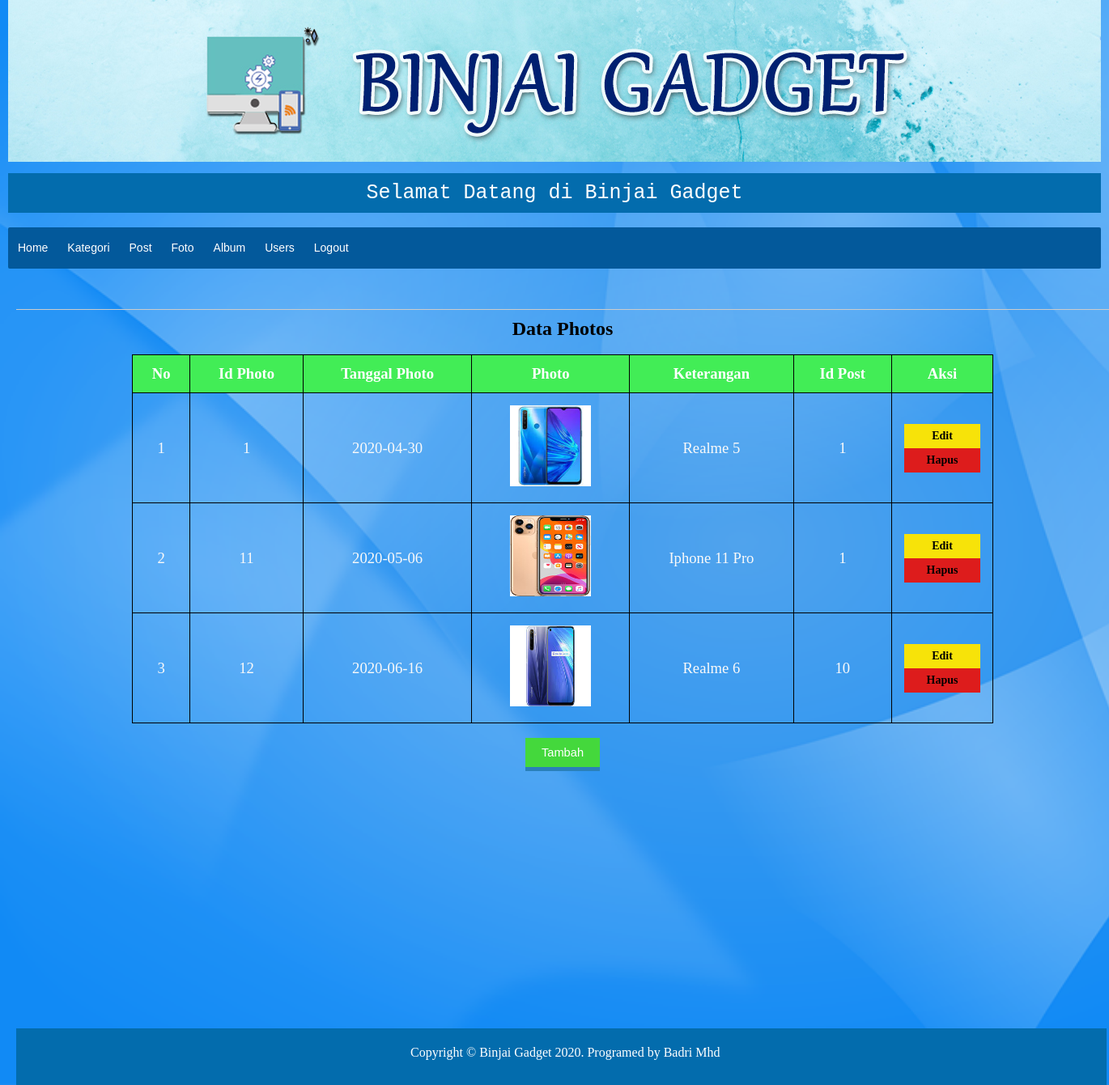
/dashboard.php?halaman=photos_tampil, run on the app's committed database.
### tables this page shows
CREATE TABLE `tb_photos` (
  `photo_id` int(11) NOT NULL,
  `photo_date` date NOT NULL,
  `photo_title` varchar(100) NOT NULL,
  `photo_text` text NOT NULL,
  `post_id` int(11) DEFAULT NULL
);

CREATE TABLE `tb_post` (
  `post_id` int(11) NOT NULL,
  `cat_id` int(11) DEFAULT NULL,
  `post_date` date NOT NULL,
  `post_slug` varchar(25) NOT NULL,
  `post_title` varchar(100) NOT NULL,
  `post_text` text NOT NULL
);

### dashboard.php (called while the page is built, shortened)
<?php
require_once "layout/dashboard.php";

### app/Controller.php (called while the page is built, shortened)
<?php
class Controller{
	public function __construct() {
		try {
			$this->db = new PDO("mysql:host=localhost;dbname=sigadget", "root", "");
		} catch (Exception $e) {
			die("error! " . $e->getMessage());
		}
  	}
}

### app/Photos.php (called while the page is built, shortened)
<?php
class Photos extends Controller{
	public function tampil()
	{
		$sql= "SELECT * FROM tb_photos
		JOIN tb_post ON tb_photos.post_id = tb_post.post_id";
		$stmt= $this->db->prepare($sql);
		$stmt->execute();
		$data = [];
		while ($rows = $stmt->fetch()){
			$data[] = $rows;
		}
		return $data;
	}
}
 ?>

### photos_tampil.php (the view, shortened to what this page needs)
<?php
$photos = new app\Photos();
$rows = $photos->tampil();
?>
<html>
	<head>
	<link rel="stylesheet"href="layout/assets/css/style.css">
	</head>
<body>
	<div class="utama">
	<div class="isi">
			<h2 align="center">Data Photos</h2>
			<br>
			<thead>
			<table>
				<div class="tr1">
				<tr>
					<th>No</th>
					<th>Id Photo</th>
					<th>Tanggal Photo</th>
					<th>Photo</th>
					<th>Keterangan</th>
					<th>Id Post</th>
					<th>Aksi</th>
				</tr>
				</div>
			</thead>
				<?php
				$no = 1;
				?>
				<?php foreach ($rows as $row) { ?>
			<tbody>
				<tr>
					<td><?php echo $no++?></td>
					<td><?php echo $row['photo_id']; ?></td>
					<td><?php echo $row['photo_date']; ?></td>
					<td><img src="uploadimages/<?php echo $row['photo_title'] ?>" width="100px" height="100px"></td>
					<td><?php echo $row['photo_text']; ?></td>
					<td><?php echo $row['post_id']; ?></td>
					<td width="90px" align="center">
					<a class="edit" href="dashboard.php?halaman=photos_edit&id=<?php echo $row['photo_id']; ?>">Edit</a>
					<a class ="hapus"  href="dashboard.php?halaman=photos_proses&delete-id=<?php echo $row['photo_id']; ?>">Hapus</a>
					</td>
				</tr>
			</tbody>
			<?php } ?>
			<br>
			<div align="center">
			<a href="dashboard.php?halaman=photos_input">
			<button class="input">Tambah</button>
			</a>
			</div>
			<br>
</div>
</body>
</html>

### layout/assets/css/style.css (style rules this page uses)
* { margin: 0px auto; }
html,body { height: 100%; }
.utama { width: 1350px; min-height: 100%; margin: auto; position: relative; }
.input { background-color: #44d83c; color:white; padding:10px 20px; text-decoration:none; font-family:sans-serif; font-size:11pt; border-top:0; border-left:0; border-right:0; border-bottom:5px solid #2A80B9; cursor: pointer; }
.isi { margin-top: 20px; padding-left: 10px; border-top: 1px solid #ccc; border-collapse: collapse; color: black; padding: 10px; position : relative; padding-bottom :60px; }
.tr1 { background-color: #45D83C; border: 0px solid #ccc; width: 80%; }
table { border: 1px solid black; border-collapse: collapse; background-color: transparent; padding: 15px; color: #f9f9f9; font-style: initial ; font-size: 14pt; width: 80%; text-align: center; }
table th { border:1px solid black; background-color: #42ed56; color: #fff; padding: 12px; text-align: center; }
table td { border: 1px solid black; padding: 15px; }
body { ; background-image: url('../images/bg.png'); background-size: cover; background-attachment: fixed; background-repeat: no-repeat; }
.edit { text-decoration: none; padding: 7px; display: block; width: 80px; color: #000000; font-weight: bold; font-size: 14px; background-color: #f7e309; }
.hapus { text-decoration: none; padding: 7px; display: block; width: 80px; color: #000000; font-weight: bold; font-size: 14px; background-color: #dd1c1c; }

### data on the page
tb_photos: photo_id "1", photo_date "2020-04-30", photo_title (picture), photo_text "Realme 5", post.post_id "1"
tb_photos: photo_id "11", photo_date "2020-05-06", photo_title (picture), photo_text "Iphone 11 Pro", post.post_id "1"
tb_photos: photo_id "12", photo_date "2020-06-16", photo_title (picture), photo_text "Realme 6", post.post_id "10"
